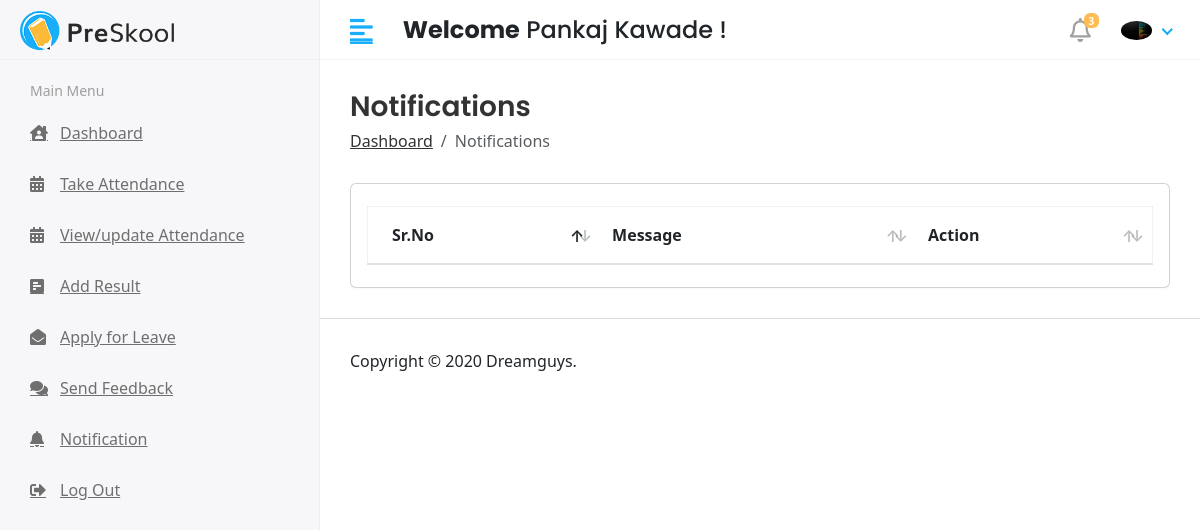
The page /teacher/notification (signed in) on the database as committed earlier.
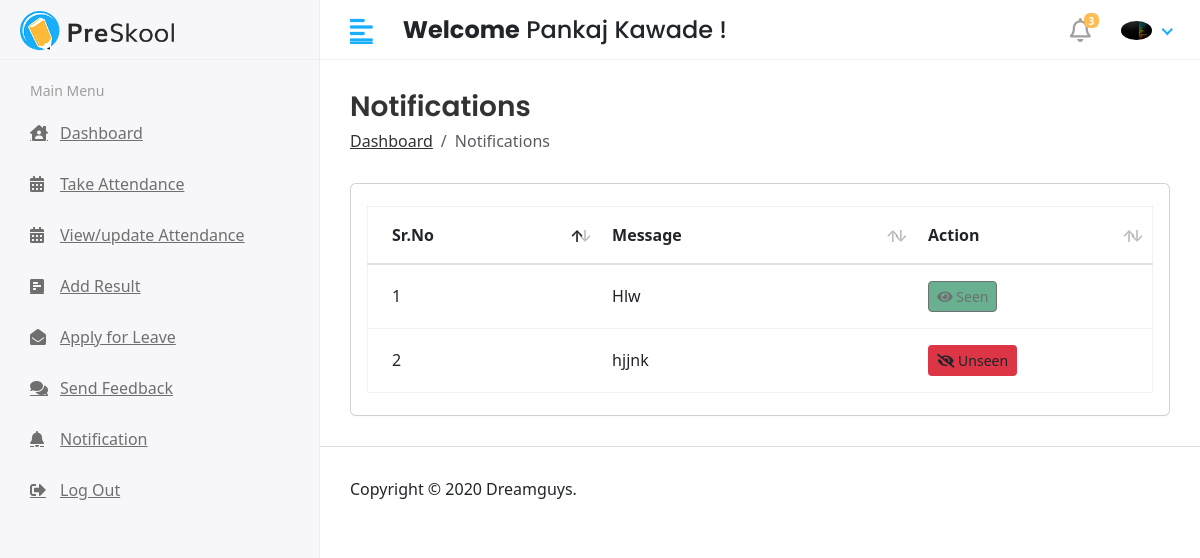
The same page on the database as committed later.
### app/models.py (models this page shows, shortened)
class Teacher_Notification(models.Model):
    teacher_id = models.ForeignKey(Teacher, on_delete=models.CASCADE)
    message = models.TextField()
    status = models.IntegerField(null=True,default=0)
    created_at = models.DateTimeField(auto_now_add=True)

### student_management_systems/Teacher_Views.py (the view)
# urls.py: path('teacher/notification', Teacher_Views.notifications, name='notifications'),
def notifications(request):
    teacherId = Teacher.objects.get(admin = request.user.id)
    print(teacherId)
    print(teacherId.id)
    notifi = Teacher_Notification.objects.filter(teacher_id = teacherId.id)
    context = {
        'notifi' : notifi
    }
    return render(request,'Teacher/notification.html',context)

### app/models.py (called while the page is built)
    def __str__(self):
         return self.admin.first_name + " "+ self.admin.last_name

### templates/Teacher/notification.html (shortened to what the changed rows need)
{% extends 'base.html' %}
{% block content %}
<div class="content container-fluid">
    <div class="row">
        <div class="col-sm-12">
            <div class="card card-table">
                <div class="card-body">
                    <div class="table-responsive">
                        <div id="DataTables_Table_0_wrapper" class="dataTables_wrapper dt-bootstrap4 no-footer">
                            <div class="row">
                                <div class="col-sm-12">
                                    <table id="table_id"
                                        class="table table-hover table-center mb-0  dataTable no-footer"
                                        id="DataTables_Table_0" role="grid" aria-describedby="DataTables_Table_0_info">
                                        <thead>
                                            <tr role="row">
                                                <th class="sorting_asc" tabindex="0" aria-controls="DataTables_Table_0"
                                                    rowspan="1" colspan="1" aria-sort="ascending"
                                                    aria-label="ID: activate to sort column descending"
                                                    style="width: 87.125px;">Sr.No</th>
                                                <th class="sorting" tabindex="0" aria-controls="DataTables_Table_0"
                                                    rowspan="1" colspan="1"
                                                    aria-label="Name: activate to sort column ascending"
                                                    style="width: 150.3px;">Message</th>
                                                <th class=" sorting" tabindex="0" aria-controls="DataTables_Table_0"
                                                    rowspan="1" colspan="1"
                                                    aria-label="Action: activate to sort column ascending"
                                                    style="width: 107.512px;">Action</th>
                                            </tr>
                                        </thead>
                                        <tbody>
                                            {% for i in notifi %}
                                            <tr role="row" class="odd">
                                                <td class="sorting_1">{{forloop.counter}}</td>
                                                <td> {{i.message}} </td>
                                                <td>
                                                    <div class="actions">
                                                        {% if i.status == 0 %}
                                                        <a href="{% url 'seenNotification' i.id %}"
                                                            class="btn btn-sm bg-danger mr-2">
                                                            <i class="fa fa-eye-slash" aria-hidden="true"></i> Unseen
                                                        </a>
                                                        {% else %}
                                                        <button class="btn btn-sm bg-success mr-2" disabled="disabled">
                                                            <i class="fa fa-eye" aria-hidden="true"></i> Seen
                                                        </button>
                                                        {% endif %}
                                                </td>
                                            </tr>
                                            {% endfor %}
                                        </tbody>
                                    </table>
                                </div>
                            </div>
                        </div>
                    </div>
                </div>
            </div>
        </div>
    </div>
</div>
{% endblock content %}

Rows that differ between the two databases and show on the page:
added Teacher_Notification: message "Hlw", status 1 (drawn)
added Teacher_Notification: message "hjjnk", status 0 (drawn)
